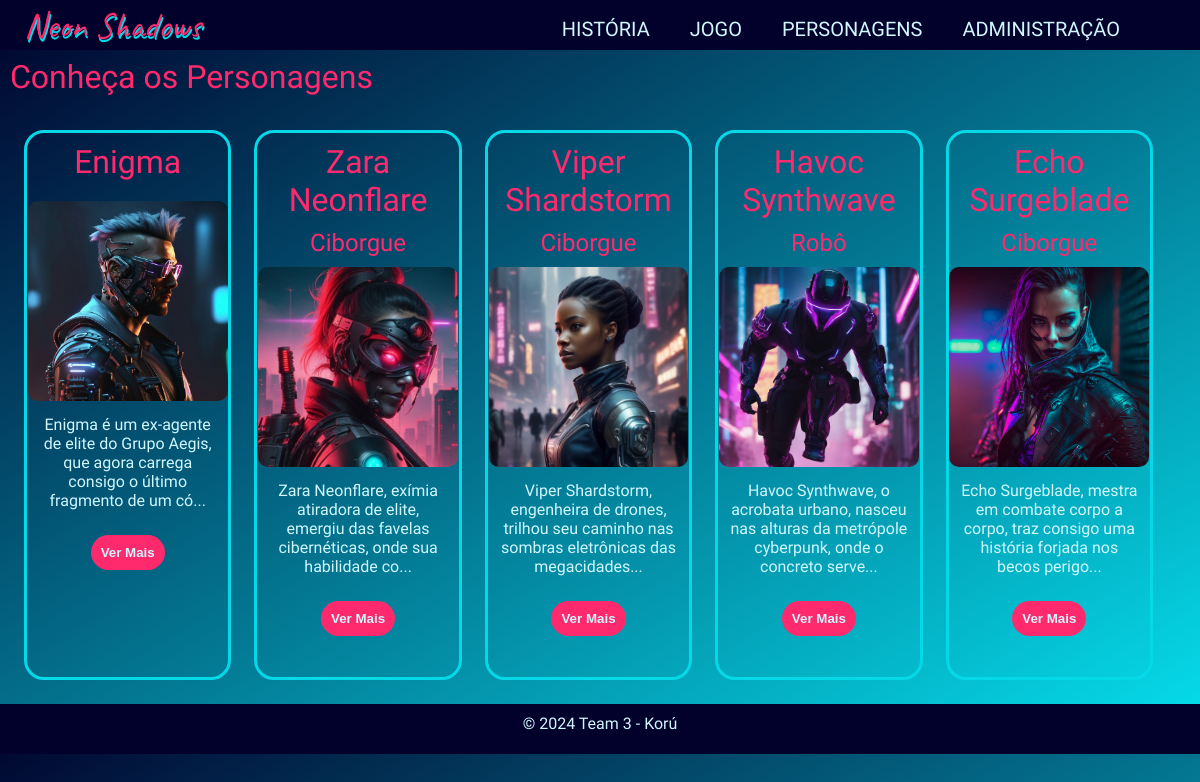
/personagens, run on an earlier commit of the app's database.
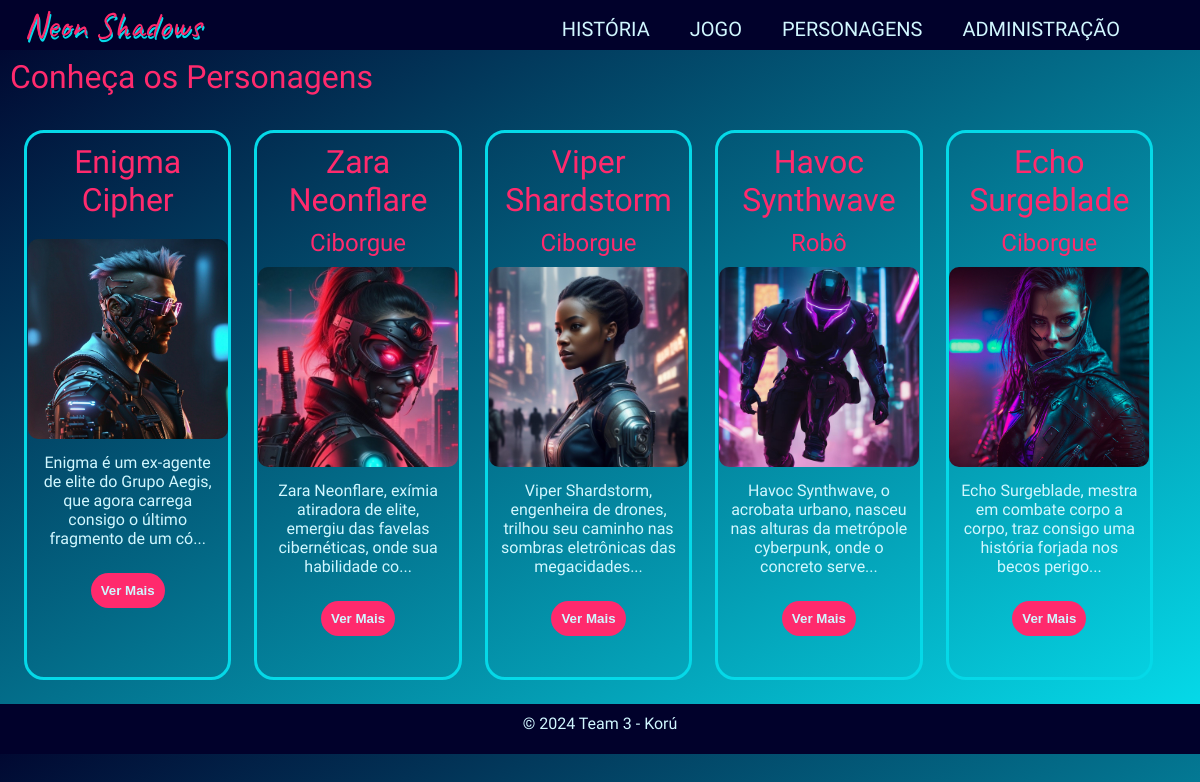
And on a later commit of the database.
### tables this page shows
CREATE TABLE "personagens" (
	"id"	integer,
	"nome"	text NOT NULL,
	"ocupacao"	text NOT NULL,
	"forca"	integer NOT NULL,
	"destreza"	integer NOT NULL,
	"inteligencia"	integer NOT NULL,
	"idade"	integer,
	"habilidade"	TEXT NOT NULL,
	"historia"	text,
	"imagem"	text,
	PRIMARY KEY("id" AUTOINCREMENT)
);

### app.py (the view)
@app.route("/personagens")
def exibir_personagens():
    lista_personagens = db_utils.retornar_personagens()
    return render_template("public/personagens.html", personagens=lista_personagens)

### db_utils.py (called while the page is built)
def retornar_personagens():
    try:
        conn = sqlite3.connect("database.db")
        cursor = conn.cursor()
        sql_select = "SELECT * FROM personagens"
        cursor.execute(sql_select)
        personagens = cursor.fetchall()
        conn.close()
        return personagens
    except:
        return False

### templates/public/personagens.html (shortened to what this page needs)
{% extends 'base-public.html' %}
{% block public_content %}
<link rel="stylesheet" href="/static/css/personagens.css">
<h1>Conheça os Personagens</h1>
<div class="card-main">
    {% for id, nome, classe, forca, destreza, inteligencia, idade, habilidade, historia, imagem in personagens %}
        {% set historia_resumida = "historia" if historia|length < 100 else historia[:100] ~ '...' %}
        <div id="card-{{ loop.index }}" class="card{% if not classe %} no-subtitle{% endif %}">
            <div class="card-header">
                <h1 class="card-title">{{ nome }}</h1>
                {% if classe %}
                    <h2 class="card-subtitle">{{ classe }}</h2>
                {% endif %}
            </div>
            <img class="img-card" alt="imagem character" src="{{ imagem }}">
            <div class="resumo-texto" id="resumo-{{ loop.index }}">
                <p>{{ historia_resumida }}</p>
            </div>
            <button class="card-btn-active button-ver-mais" onclick="toggleTexto({{ loop.index }})">Ver Mais</button>
        </div>
    {% endfor %}
</div>
{% endblock %}

### templates/base-public.html (shortened to what this page needs)
<!DOCTYPE html>
<html lang="pt-BR">
<link rel="stylesheet" href="../static/css/geral.css">
</head>
<div class="menu">
  <div class="neon-shadows"><a href="{{ url_for('home')}}">Neon Shadows</a></div>
  <div class="menu-items">
    <ul>
      <li>
        <h1><a href="{{ url_for('historia') }}">HISTÓRIA</a></h1>
      </li>
      <li>
        <h1><a href="{{ url_for('jogo') }}">JOGO</a></h1>
      </li>
      <li>
        <h1><a href="{{ url_for('exibir_personagens')}}">PERSONAGENS</a></h1>
      </li>
      <li>
        <h1><a href="{{ url_for('home_admin')}}">ADMINISTRAÇÃO</a></h1>
      </li>
    </ul>
  </div>
</div>
<body>
  <main>{% block public_content %}{% endblock %}</main>
  <footer>
    <div>
      <p class="txt-bg-dark">© 2024 Team 3 - Korú</p>
    </div>
  </footer>
</body>
</html>

### static/css/geral.css (style rules this page uses)
* { vertical-align: baseline; list-style: none; border: 0; text-decoration: none; box-sizing: border-box; margin: 0; max-width: 100%; }
.menu { display:flex; justify-content: space-between; align-items: center; height: 50px; background-color: #01012B; top: 0; position: fixed; width: 100%; z-index: 2; }
.neon-shadows { color: #FF2A6D; font-weight: 400; font-size: 3vmax; max-width: 100%; display: block; margin-left: 2%; }
.neon-shadows a { color: #FF2A6D; text-shadow: 1px 3px #05D9E8; font-family: "Caveat", cursive; font-optical-sizing: auto; }
.menu-items ul { display: flex; margin-right: 50px; }
.menu-items a { justify-content: space-around; margin-right: 20px; color:#D1F7FF; font-size:20px; }
a { color: #05D9E8; font-family: "Exo 2", sans-serif; font-optical-sizing: auto; font-weight: 400; font-style: normal; max-width: 100%; }
h1 { font-family: "Zen Dots", sans-serif; font-weight: 200; font-style: normal; color: #FF2A6D; text-shadow: 2px; max-width: 100%; padding: 10px; }
h2 { font-family: "Exo 2", sans-serif; font-optical-sizing: auto; font-weight: 400; font-style: normal; max-width: 100%; }
p { font-family: "Public Sans", sans-serif; font-optical-sizing: auto; font-weight: 400; font-style: normal; padding: 10px; }
.txt-bg-dark { color: #D1F7FF; }
footer { background-color: #01012B; display: block; position: absolute; width: 100%; text-align: center; height: 50px; }

### static/css/personagens.css (style rules this page uses)
body { background-image: linear-gradient(to bottom right, #01012B, #05D9E8); margin-top: 4%; }
.card-main { display: flex; padding:2%; justify-content: space-between; }
.card { height: 550px; width: 300px; text-align: center; color: #D1F7FF; border-radius: 20px; border: #05D9E8 solid 3px; margin-right: 2%; }
.img-card { height: 200px; border-radius: 10px; }
.card-title { color: #FF2A6D; font-family: "Zen Dots", sans-serif; font-weight: 400; font-style: normal; text-shadow: 2px; font-optical-sizing: auto; text-align: center; max-width: 100%; }
.card-subtitle { color: #FF2A6D; font-family: "Exo 2", sans-serif; font-optical-sizing: auto; font-weight: 400; font-style: normal; max-width: 100%; text-align: center; }
.card img { border-radius: solid 2px; margin-top: 10px; }
.card-btn-active { background-color: #FF2A6D; color: #D1F7FF; border-radius: 20px; border: 10px; padding: 10px; font-weight: bold; margin: 15px; }

What changed in the data, as far as the page shows it:
changed personagens: nome "Enigma" → "Enigma Cipher"
